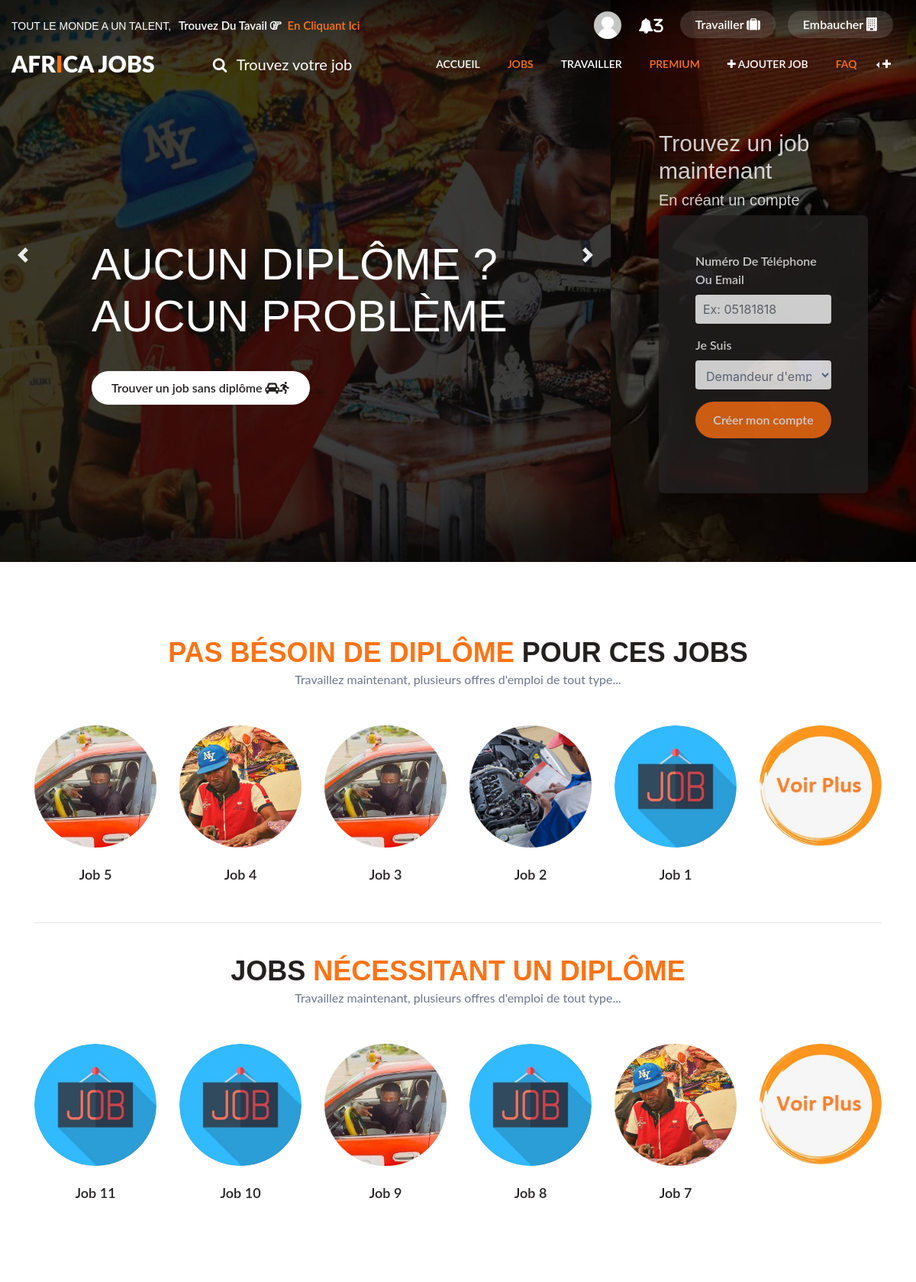
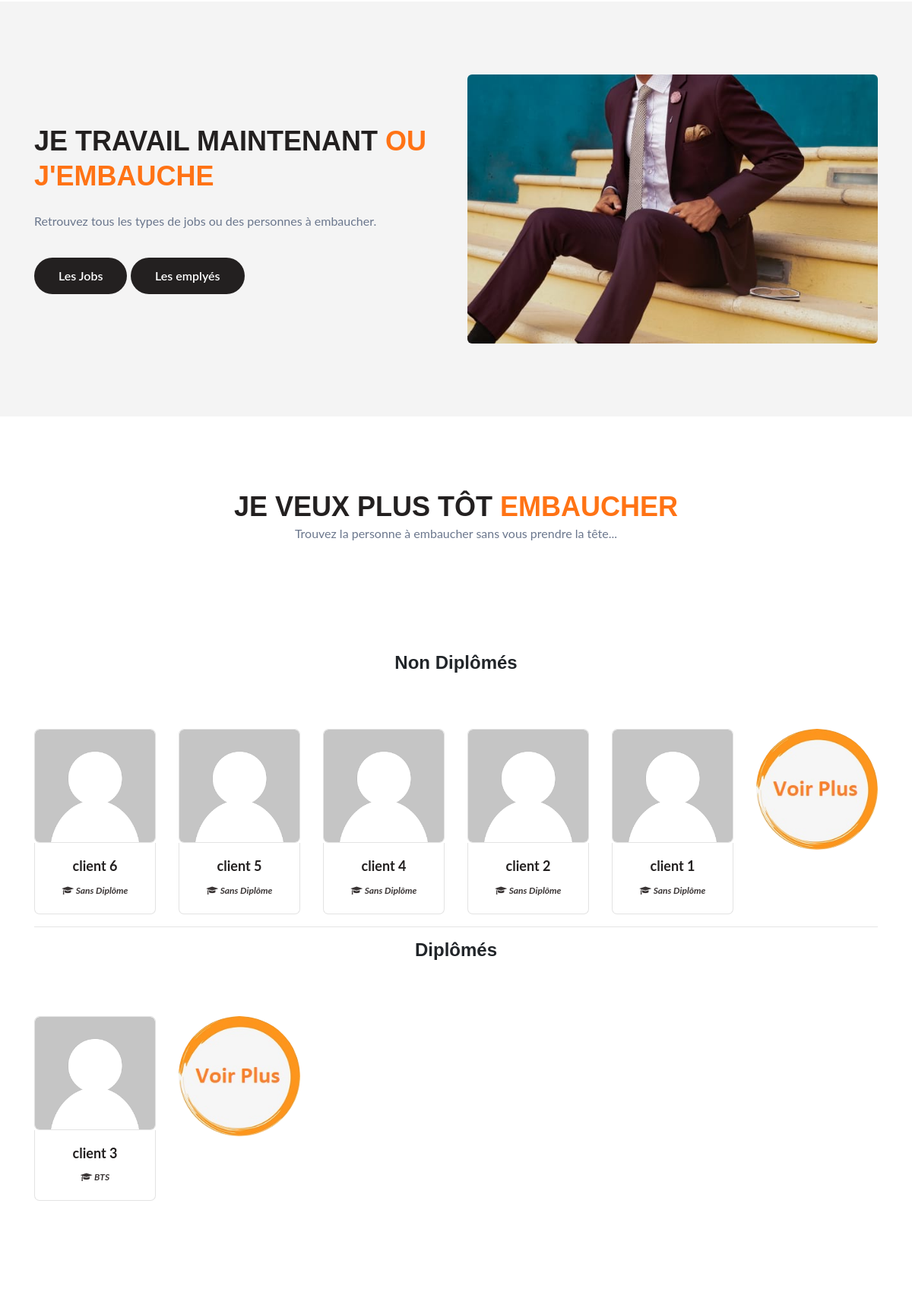
The page / (upper part) on the database its author committed (2 pictures, top to bottom).
### tables this page shows
CREATE TABLE `clients` (
  `cl_id` int(11) NOT NULL,
  `cl_nom` varchar(20) NOT NULL,
  `cl_telephone` varchar(15) DEFAULT NULL,
  `cl_mail` varchar(60) DEFAULT NULL,
  `cl_mdp` varchar(100) NOT NULL,
  `cl_photo` varchar(20) NOT NULL DEFAULT 'user-default.png',
  `cl_type` varchar(10) NOT NULL,
  `cl_cherche_job` tinyint(1) NOT NULL DEFAULT '1',
  `cl_diplome` varchar(15) NOT NULL,
  `cl_niveau` varchar(50) DEFAULT NULL,
  `cl_description` tinytext,
  `cl_cv` varchar(20) DEFAULT NULL,
  `cl_derniere_co` date NOT NULL,
  `cl_date` date NOT NULL,
  `cl_accord_site` tinyint(1) NOT NULL DEFAULT '1'
);

CREATE TABLE `jobs` (
  `jb_id` int(11) NOT NULL,
  `cl_id` int(11) NOT NULL,
  `jb_titre` varchar(50) NOT NULL,
  `jb_description` text NOT NULL,
  `jb_photo` varchar(20) NOT NULL DEFAULT 'job-default.jpg',
  `jb_pays` varchar(30) NOT NULL,
  `jb_ville` varchar(30) NOT NULL,
  `jb_type` varchar(15) NOT NULL,
  `jb_categorie` varchar(15) NOT NULL,
  `jb_duree` varchar(10) NOT NULL,
  `jb_niveau` varchar(30) NOT NULL,
  `jb_date` date NOT NULL
);

### index.php (the view, shortened to what the rows shown need)
<?php include('top.php'); ?>
</div>
</div>
</section>
<?php
$query=$db->prepare('SELECT COUNT(*) FROM jobs WHERE jb_type="sans_diplome"');
$query->execute();
$nbr=$query->fetchcolumn();
if ($nbr>0){
?>
<section class="w3l-grids-hny-2">
	<div class="grids-hny-2-mian py-5">
		<div class="container py-lg-5">
			<div class="welcome-grids row mt-5" id="no-diplome-job-section">
				<?php include('assets/includes/noDiplomeJob.php'); ?>
			</div>
			<br><hr><br>
			<?php }
			$query=$db->prepare('SELECT COUNT(*) FROM jobs WHERE jb_type="avec_diplome"');
			$query->execute();
			$nbr=$query->fetchcolumn();
			if ($nbr>0){
			?>
			<div class="welcome-grids row mt-5" id="diplome-job-section">
				<?php include('assets/includes/diplomeJob.php'); ?>
			</div>
		</div>
	</div>
</section>
<?php } ?>
<?php
$query=$db->prepare('SELECT COUNT(*) FROM clients WHERE cl_type="employer" AND cl_cherche_job=1');
$query->execute();
$nbr=$query->fetchcolumn();
if ($nbr>0){
?>
<section class="w3l-grids-hny-2">
	<div class="grids-hny-2-mian py-5">
		<div class="container py-lg-5">
			<div class="welcome-grids row mt-5" id="cv-employer-section">
				<?php include('assets/includes/cvEmployer.php'); ?>
			</div>
		</div>
	</div>
</section>
<?php } ?>
<?php include('footer.php'); ?>

### top.php (shortened to what the rows shown need)
<!DOCTYPE html>
<html lang="fr">
    <head>
		<link rel="stylesheet" href="assets/css/style2.css">
		<link rel="stylesheet" href="https://cdnjs.cloudflare.com/ajax/libs/font-awesome/4.7.0/css/font-awesome.min.css">
        <?php
        if (isset($_SESSION['cl_nom']) and isset($_SESSION['cl_id'])){
            $cl_nom=$_SESSION['cl_nom'];
            $cl_id=$_SESSION['cl_id'];
        }
        else if (isset($_COOKIE['cl_nom']) and isset($_COOKIE['cl_id']))
        {
            $cl_nom=$_COOKIE['cl_nom'];
            $cl_id=$_COOKIE['cl_id'];
        }
        else
        {
            $cl_id = 1;
        }
        ?>
	</head>
	<body>
		<?php
		include('assets/includes/functions.php');
		?>
		<section class="w3l-banner-slider-main inner-pagehny">
		  <div class="breadcrumb-infhny">
			<div class="top-header-content">
			  <header class="tophny-header">
				<div class="container-fluid">
				  <div class="top-right-strip row">
					<ul class="top-hnt-right-content col-lg-6">
					  <li class="button-log usernhy">
						  <?php if ($cl_id<=0){ ?>
							<a class="btn-open" href="#" >
							  <span class="fa fa-user" aria-hidden="true" title="Connectez-vous à votre compte"></span>
							</a>
						  <?php }else{ ?>
							<a href="compte.php">
							  <?php
							  $clphoto=$db->prepare('SELECT cl_photo FROM clients WHERE cl_id=:id');
							  $clphoto->bindValue(':id', $cl_id, PDO::PARAM_INT);
							  $clphoto->execute();
							  $clphoto=$clphoto->fetch();
							  $clphoto=$clphoto['cl_photo'];
							  echo '<img src="assets/images/clients/'.$clphoto.'" class="img-fluid rounded-circle" title="Accéder à mon compte">';
							  ?>
							</a>
						  <?php } ?>
					  </li>
					</ul>
				  </div>
				</div>
			  </header>

### assets/includes/noDiplomeJob.php (shortened to what the rows shown need)
<?php
include('identifiants.php');
$query=$db->prepare('SELECT COUNT(*) FROM jobs WHERE jb_type="sans_diplome"');
$query->execute();
$max=$query->fetchcolumn();
if ($max>5) $a=random_int(0,$max-5);
else $a=0;
$query=$db->prepare('SELECT jb_id, jb_photo, jb_titre FROM jobs WHERE jb_type="sans_diplome" ORDER BY jb_id DESC LIMIT :min, 5');
$query->bindValue(':min', $a, PDO::PARAM_INT);
$query->execute();
while ($data=$query->fetch()){
	?>
	<div class="col-lg-2 col-md-4 col-4 welcome-image">
		<div class="boxhny13" style="background-image:url('assets/images/jobs/<?php echo $data['jb_photo'] ?>'); height:160px; width:160px; border-radius:50%; background-position:center; background-size:cover;">
		</div>
		<?php if (strlen($data['jb_titre'])<=30) echo '<h4 class="title"><a href="job-infos.php?jb='.$data['jb_id'].'">'.$data['jb_titre'].'</a></h4>';
		else echo '<h4 class="title"><a href="job-infos.php?jb='.$data['jb_id'].'">'.substr($data['jb_titre'],0,28).'...</a></h4>'; ?>
	</div>
	<?php
}
?>

### assets/includes/diplomeJob.php (shortened to what the rows shown need)
<?php
include('identifiants.php');
$query=$db->prepare('SELECT COUNT(*) FROM jobs WHERE jb_type="avec_diplome"');
$query->execute();
$max=$query->fetchcolumn();
if ($max>5) $a=random_int(0,$max-5);
else $a=0;
$query=$db->prepare('SELECT jb_id, jb_photo, jb_titre FROM jobs WHERE jb_type="avec_diplome" ORDER BY jb_id DESC LIMIT :min, 5');
$query->bindValue(':min', $a, PDO::PARAM_INT);
$query->execute();
while ($data=$query->fetch()){
	?>
	<div class="col-lg-2 col-md-4 col-4 welcome-image">
		<div class="boxhny13" style="background-image:url('assets/images/jobs/<?php echo $data['jb_photo'] ?>'); height:160px; width:160px; border-radius:50%; background-position:center; background-size:cover;">
		</div>
		<?php if (strlen($data['jb_titre'])<=30) echo '<h4 class="title"><a href="job-infos.php?jb='.$data['jb_id'].'">'.$data['jb_titre'].'</a></h4>';
		else echo '<h4 class="title"><a href="job-infos.php?jb='.$data['jb_id'].'">'.substr($data['jb_titre'],0,28).'...</a></h4>'; ?>
	</div>
	<?php
}
?>

### assets/includes/cvEmployer.php (shortened to what the rows shown need)
<section class="w3l-ecommerce-main">
	<div class="ecom-contenthny py-5">
		<div class="container py-lg-5">
			<div class="ecom-products-grids row mt-lg-5 mt-3">
				<?php
				include('identifiants.php');
				$query=$db->prepare('SELECT COUNT(*) FROM clients WHERE cl_cherche_job=1 AND cl_diplome="sans_diplome"');
				$query->execute();
				$max=$query->fetchcolumn();
				if ($max>5) $a=random_int(0,$max-5);
				else $a=0;
				$query=$db->prepare('SELECT * FROM clients WHERE cl_cherche_job=1 AND cl_diplome="sans_diplome" ORDER BY cl_id DESC LIMIT :min, 5');
				$query->bindValue(':min', $a, PDO::PARAM_INT);
				$query->execute();
				while ($data=$query->fetch()){
					?>
					<div class="col-lg-2 col-sm-4 col-6 product-incfhny mt-4">
						<div class="product-grid2 transmitv">
							<div class="product-image2" style="border:1px solid #e3e3e3; border-radius:7px; height:150px;">
								<a href="user-infos.php?cl=<?php echo $data['cl_id'] ?>">
									<img class="pic-1 img-fluid" src="assets/images/clients/<?php echo $data['cl_photo'] ?>">
								</a>
								<ul class="social">
								</ul>
							</div>
							<div class="product-content" style="border:1px solid #e3e3e3; border-radius:0px 0px 7px 7px; border-top:0px;">
								<?php if (strlen($data['cl_nom'])<=18) echo '<h3 class="title"><a href="#">'.$data['cl_nom'].'</a></h3>';
								else echo '<h3 class="title"><a href="#">'.substr($data['cl_nom'],0,18).'...</a></h3>'; ?>
								<?php if ($data['cl_diplome']=='sans_diplome') echo '<i class="price" style="font-size:12px"><span class="fa fa-graduation-cap"></span> Sans Diplôme</i>';
								else echo '<i class="price" style="font-size:12px"><span class="fa fa-graduation-cap"></span> '.substr($data['cl_niveau'],0,15).'</i>'; ?>
							</div>
						</div>
					</div>
					<?php
				}
				?>
			</div>
			<div class="ecom-products-grids row mt-lg-5 mt-3">
				<?php
				include('identifiants.php');
				$query=$db->prepare('SELECT COUNT(*) FROM clients WHERE cl_cherche_job=1 AND cl_diplome="avec_diplome"');
				$query->execute();
				$max=$query->fetchcolumn();
				if ($max>5) $a=random_int(0,$max-5);
				else $a=0;
				$query=$db->prepare('SELECT * FROM clients WHERE cl_cherche_job=1 AND cl_diplome="avec_diplome" ORDER BY cl_id DESC LIMIT :min, 5');
				$query->bindValue(':min', $a, PDO::PARAM_INT);
				$query->execute();
				while ($data=$query->fetch()){
					?>
					<div class="col-lg-2 col-sm-4 col-6 product-incfhny mt-4">
						<div class="product-grid2 transmitv">
							<div class="product-image2" style="border:1px solid #e3e3e3; border-radius:7px; height:150px;">
								<a href="user-infos.php?cl=<?php echo $data['cl_id'] ?>">
									<img class="pic-1 img-fluid" src="assets/images/clients/<?php echo $data['cl_photo'] ?>">
								</a>
								<ul class="social">
								</ul>
							</div>
							<div class="product-content" style="border:1px solid #e3e3e3; border-radius:0px 0px 7px 7px; border-top:0px;">
								<?php if (strlen($data['cl_nom'])<=18) echo '<h3 class="title"><a href="#">'.$data['cl_nom'].'</a></h3>';
								else echo '<h3 class="title"><a href="#">'.substr($data['cl_nom'],0,18).'...</a></h3>'; ?>
								<?php if ($data['cl_diplome']=='sans_diplome') echo '<i class="price" style="font-size:12px"><span class="fa fa-graduation-cap"></span> Sans Diplôme</i>';
								else echo '<i class="price" style="font-size:12px"><span class="fa fa-graduation-cap"></span> '.substr($data['cl_niveau'],0,15).'</i>'; ?>
							</div>
						</div>
					</div>
					<?php
				}
				?>
			</div>
		</div>
	</div>
</section>

### rows shown on the page
clients: cl_photo (placeholder picture), cl_nom "client 1", cl_diplome "sans_diplome" (drawn)
jobs: jb_photo (picture), jb_titre "Job 5"
jobs: jb_photo (picture), jb_titre "Job 4"
jobs: jb_photo (picture), jb_titre "Job 3"
jobs: jb_photo (picture), jb_titre "Job 2"
jobs: jb_photo (placeholder picture), jb_titre "Job 1"
jobs: jb_photo (placeholder picture), jb_titre "Job 11"
jobs: jb_photo (placeholder picture), jb_titre "Job 10"
jobs: jb_photo (picture), jb_titre "Job 9"
jobs: jb_photo (placeholder picture), jb_titre "Job 8"
jobs: jb_photo (picture), jb_titre "Job 7"
clients: cl_photo (placeholder picture), cl_nom "client 6", cl_diplome "sans_diplome" (drawn)
clients: cl_photo (placeholder picture), cl_nom "client 5", cl_diplome "sans_diplome" (drawn)
clients: cl_photo (placeholder picture), cl_nom "client 4", cl_diplome "sans_diplome" (drawn)
clients: cl_photo (placeholder picture), cl_nom "client 2", cl_diplome "sans_diplome" (drawn)
clients: cl_photo (placeholder picture), cl_nom "client 3", cl_niveau "BTS"

### other values the page prints
$nbr+$nbr2 "3"
substr($nom_site,0,3) "AFR"
substr($nom_site,3,1) "I"
substr($nom_site,4) "CA JOBS"
